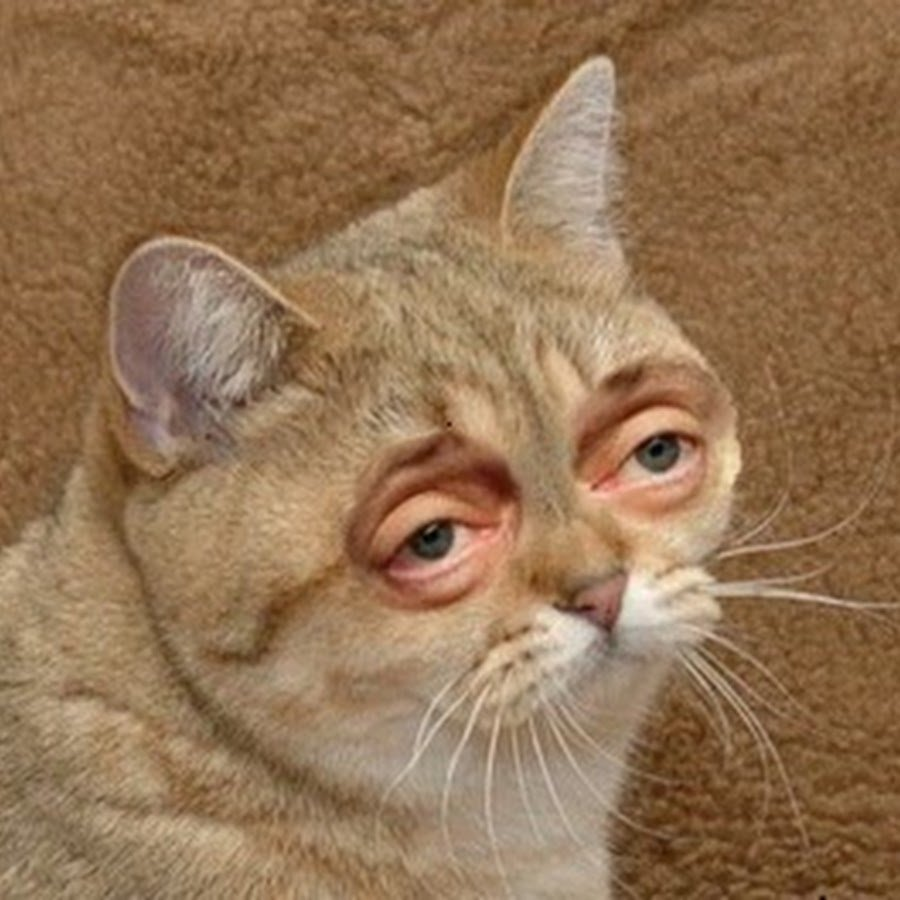
#> input picture prim/cat.jpg, 900 x 900 px
$ jupyter execute prim.ipynb
#> lines starting #> are read from the running program, lines starting #| are printed output that depends on the picture
## Задание 2.1.
Выбрать значение шага дискретизации в пределах от 5 до 15. Продискретизировать с этим шагом дискретизации изображение и вывести его на экран.

[cell 1]
import cv2
import numpy as np
from matplotlib import pyplot as plt

[cell 2]
image = cv2.imread('cat.jpg')
#> image is the input picture: shape (900, 900, 3); mean B, G, R 83.5, 115.6, 147.9
image = cv2.cvtColor(image, cv2.COLOR_BGR2RGB)
img = image.copy()

K = 15 # размер шага
s = img.shape
#> s = (900, 900, 3)

h1, w1 = s[0], s[1]
#> h1 = 900; w1 = 900
h = (s[0] - s[0] % K)
#> h = 900
w = (s[1] - s[1] % K)
#> w = 900

img = cv2.resize(img, (w, h))

for y in range(0, h-1, K):
    for x in range(0, w-1, K):
        if len(s) > 2:
            s = np.average(img[y:(y + K), x:(x + K)], axis=0)
            img[y:(y + K), x:(x + K)] = np.average(s, axis=0)
        else:
            s = img[y:(y+K), x:(x+K)]
            img[y:(y+K), x:(x+K)] = np.average(s)
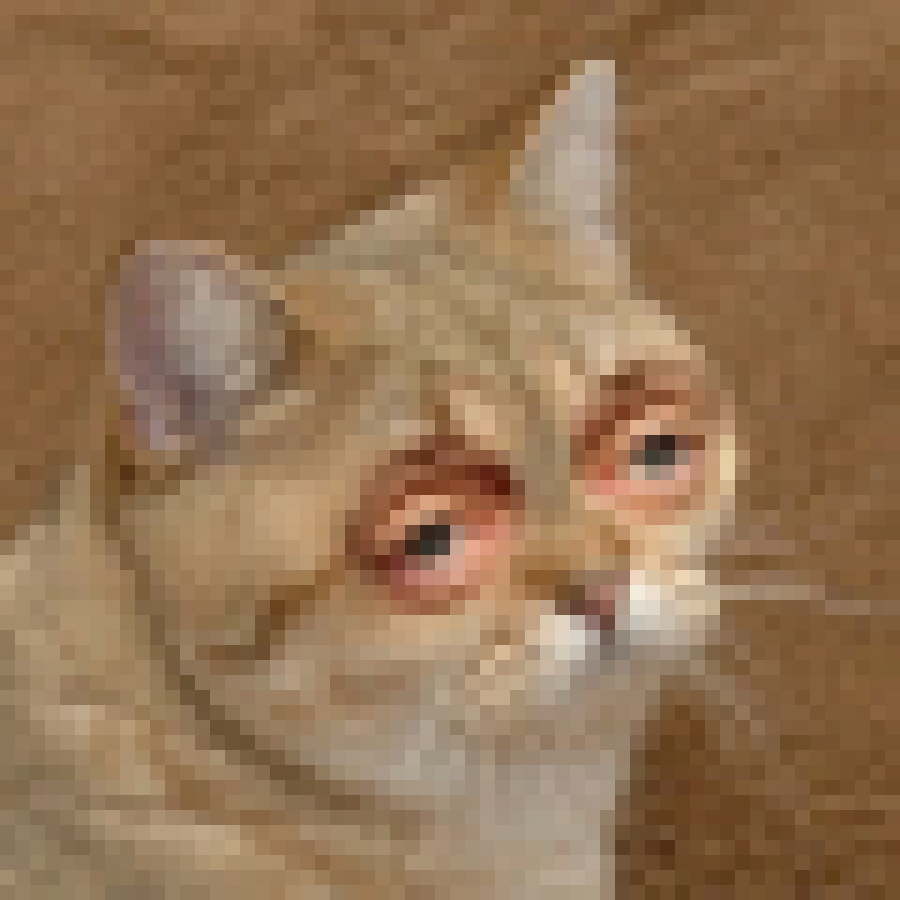
#> img: shape (900, 900, 3); mean R, G, B 147.4, 115.1, 83

img = cv2.resize(img, (w1, h1))
res = np.hstack((image, img))
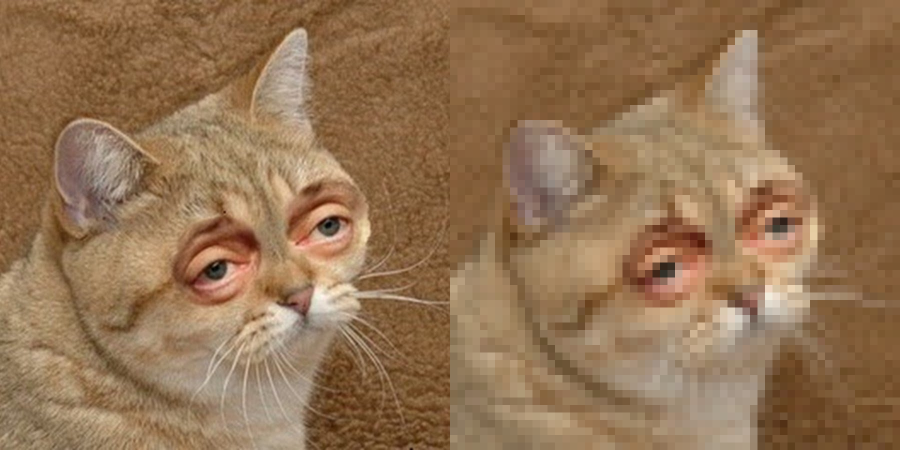
#> res: shape (900, 1800, 3) (shown at 1/2 size); mean R, G, B 147.6, 115.3, 83.2
plt.figure(figsize=(10, 20))
plt.axis("off")
plt.imshow(res)

## Задание 2.2.
Проквантовать изображение, сократив число градаций до 4

[cell 3]
img = cv2.imread('cat.jpg')
img = cv2.cvtColor(img,cv2.COLOR_BGR2RGB)

Z = img.reshape((-1, 3))
Z = np.float32(Z)

crt = (cv2.TERM_CRITERIA_EPS + cv2.TERM_CRITERIA_MAX_ITER, 10, 1.0)

k = 4
ret, label, center = cv2.kmeans(Z, k, None, crt, 10, cv2.KMEANS_RANDOM_CENTERS)
#> ret = 314174088.1; center = [[164.5, 136.4, 105.8], [139.2, 104.5, 70.8], [196.2, 169.2, 141.6], [115.5, 79.54, 45.83]]

center = np.uint8(center)
#> center = [[164, 136, 105], [139, 104, 70], [196, 169, 141], [115, 79, 45]]
res = center[label.flatten()]
res2 = res.reshape((img.shape))
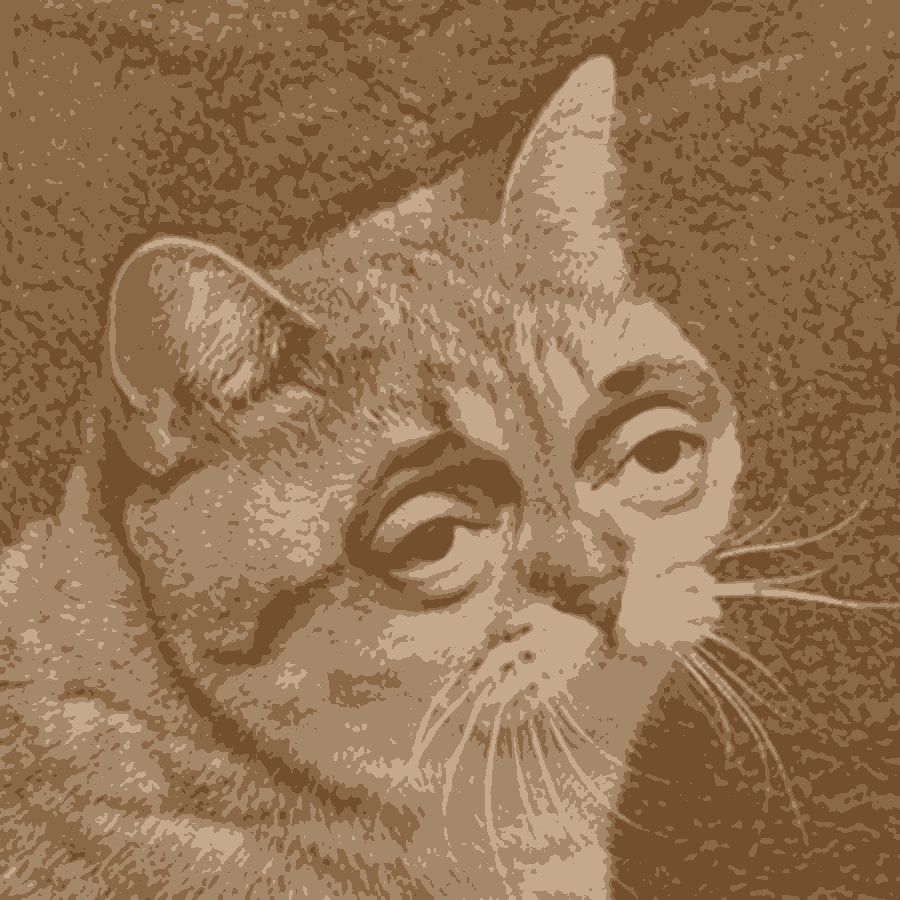
#> res2: shape (900, 900, 3); mean R, G, B 147.5, 115.2, 82.7

result = np.hstack((img, res2))
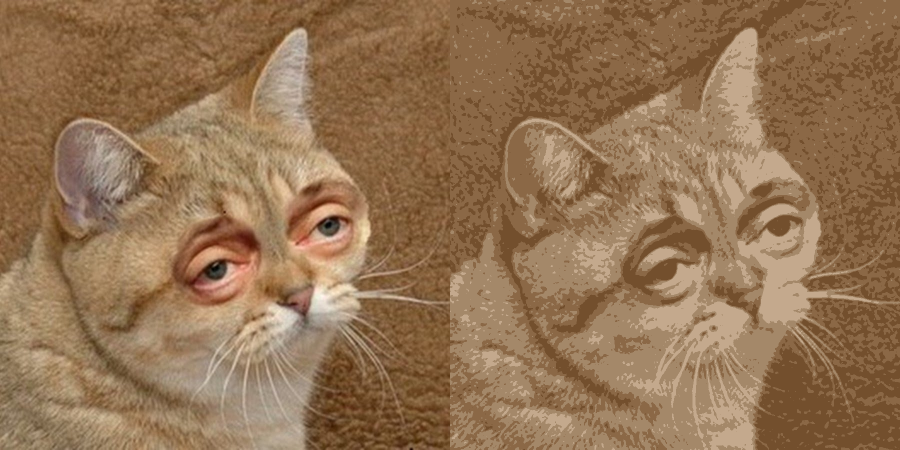
#> result: shape (900, 1800, 3) (shown at 1/2 size); mean R, G, B 147.7, 115.4, 83.1

plt.figure(figsize=(10, 20))
plt.axis("off")
plt.imshow(result)
